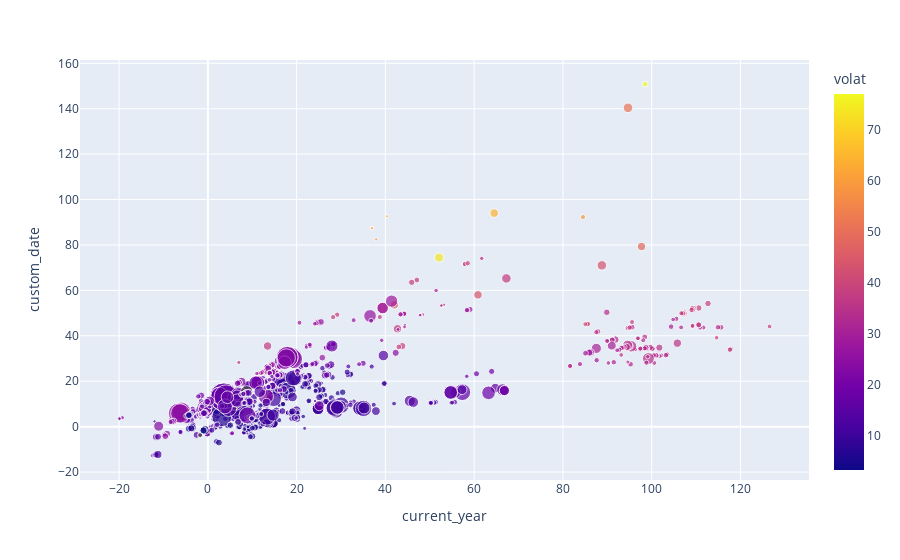

Notebook source saved alongside this figure:
### Code cell
px.scatter(df_results, x="current_year", y="custom_date", hover_data=["name", "isin"], color="volat", size="costs_inv")

### Figure 1 — Plotly figure (JSON) as saved in the notebook; plotly's stock layout.template omitted (floating-point values rounded to 4 significant figures; data arrays with more than 128 entries replaced by an {"elided": "..."} marker saying what was removed)
{"data": [{"customdata": {"elided": "905x2 str values"}, "hovertemplate": "current_year=%{x}<br>custom_date=%{y}<br>costs_inv=%{marker.size}<br>name=%{customdata[0]}<br>isin=%{customdata[1]}<br>volat=%{marker.color}<extra></extra>", "legendgroup": "", "marker": {"color": {"elided": "905 float values"}, "coloraxis": "coloraxis", "size": {"elided": "905 float values"}, "sizemode": "area", "sizeref": 0.03571, "symbol": "circle"}, "mode": "markers", "name": "", "orientation": "h", "showlegend": false, "type": "scatter", "x": {"elided": "905 float values"}, "xaxis": "x", "y": {"elided": "905 float values"}, "yaxis": "y"}], "layout": {"coloraxis": {"colorbar": {"title": {"text": "volat"}}, "colorscale": [[0, "#0d0887"], [0.1111, "#46039f"], [0.2222, "#7201a8"], [0.3333, "#9c179e"], [0.4444, "#bd3786"], [0.5556, "#d8576b"], [0.6667, "#ed7953"], [0.7778, "#fb9f3a"], [0.8889, "#fdca26"], [1, "#f0f921"]]}, "legend": {"itemsizing": "constant", "tracegroupgap": 0}, "margin": {"t": 60}, "xaxis": {"anchor": "y", "domain": [0, 1], "title": {"text": "current_year"}}, "yaxis": {"anchor": "x", "domain": [0, 1], "title": {"text": "custom_date"}}}}
